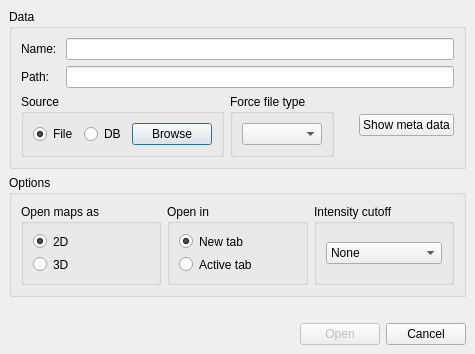
<ui version="4.0" >
 <class>OpenDialogTemplate</class>
 <widget class="QDialog" name="OpenDialogTemplate" >
  <property name="geometry" >
   <rect>
    <x>0</x>
    <y>0</y>
    <width>475</width>
    <height>354</height>
   </rect>
  </property>
  <property name="windowTitle" >
   <string>Open Spectrum</string>
  </property>
  <layout class="QVBoxLayout" >
   <property name="margin" >
    <number>9</number>
   </property>
   <property name="spacing" >
    <number>6</number>
   </property>
   <item>
    <widget class="QGroupBox" name="groupBox_6" >
     <property name="title" >
      <string>Data</string>
     </property>
     <layout class="QVBoxLayout" >
      <property name="margin" >
       <number>9</number>
      </property>
      <property name="spacing" >
       <number>6</number>
      </property>
      <item>
       <layout class="QGridLayout" >
        <property name="margin" >
         <number>0</number>
        </property>
        <property name="spacing" >
         <number>6</number>
        </property>
        <item row="0" column="0" >
         <widget class="QLabel" name="textLabel1" >
          <property name="text" >
           <string>Name: </string>
          </property>
          <property name="wordWrap" >
           <bool>false</bool>
          </property>
         </widget>
        </item>
        <item row="1" column="0" >
         <widget class="QLabel" name="textLabel2" >
          <property name="text" >
           <string>Path:</string>
          </property>
          <property name="wordWrap" >
           <bool>false</bool>
          </property>
         </widget>
        </item>
        <item row="1" column="1" >
         <widget class="QLineEdit" name="path_label" >
          <property name="alignment" >
           <set>Qt::AlignLeading</set>
          </property>
          <property name="dragEnabled" >
           <bool>false</bool>
          </property>
          <property name="readOnly" >
           <bool>true</bool>
          </property>
         </widget>
        </item>
        <item row="0" column="1" >
         <widget class="QLineEdit" name="name_label" >
          <property name="dragEnabled" >
           <bool>false</bool>
          </property>
          <property name="readOnly" >
           <bool>true</bool>
          </property>
         </widget>
        </item>
       </layout>
      </item>
      <item>
       <layout class="QHBoxLayout" >
        <property name="margin" >
         <number>0</number>
        </property>
        <property name="spacing" >
         <number>6</number>
        </property>
        <item>
         <widget class="QGroupBox" name="groupBox_4" >
          <property name="title" >
           <string>Source</string>
          </property>
          <layout class="QHBoxLayout" >
           <property name="margin" >
            <number>9</number>
           </property>
           <property name="spacing" >
            <number>6</number>
           </property>
           <item>
            <widget class="QRadioButton" name="file_radio" >
             <property name="text" >
              <string>File</string>
             </property>
             <property name="checked" >
              <bool>true</bool>
             </property>
            </widget>
           </item>
           <item>
            <widget class="QRadioButton" name="db_radio" >
             <property name="text" >
              <string>DB</string>
             </property>
            </widget>
           </item>
           <item>
            <widget class="QPushButton" name="browse_button" >
             <property name="text" >
              <string>Browse</string>
             </property>
            </widget>
           </item>
          </layout>
         </widget>
        </item>
        <item>
         <widget class="QGroupBox" name="groupBox_5" >
          <property name="title" >
           <string>Force file type</string>
          </property>
          <layout class="QVBoxLayout" >
           <property name="margin" >
            <number>9</number>
           </property>
           <property name="spacing" >
            <number>6</number>
           </property>
           <item>
            <widget class="QComboBox" name="filetypes_" />
           </item>
          </layout>
         </widget>
        </item>
        <item>
         <spacer>
          <property name="orientation" >
           <enum>Qt::Horizontal</enum>
          </property>
          <property name="sizeType" >
           <enum>QSizePolicy::Expanding</enum>
          </property>
          <property name="sizeHint" >
           <size>
            <width>71</width>
            <height>20</height>
           </size>
          </property>
         </spacer>
        </item>
        <item>
         <widget class="QPushButton" name="metadata_button" >
          <property name="text" >
           <string>Show meta data</string>
          </property>
         </widget>
        </item>
       </layout>
      </item>
     </layout>
    </widget>
   </item>
   <item>
    <widget class="QGroupBox" name="options_group_" >
     <property name="minimumSize" >
      <size>
       <width>0</width>
       <height>100</height>
      </size>
     </property>
     <property name="title" >
      <string>Options</string>
     </property>
     <layout class="QHBoxLayout" >
      <property name="margin" >
       <number>9</number>
      </property>
      <property name="spacing" >
       <number>6</number>
      </property>
      <item>
       <widget class="QGroupBox" name="groupBox" >
        <property name="title" >
         <string>Open maps as</string>
        </property>
        <layout class="QVBoxLayout" >
         <property name="margin" >
          <number>9</number>
         </property>
         <property name="spacing" >
          <number>6</number>
         </property>
         <item>
          <widget class="QRadioButton" name="d2_radio" >
           <property name="text" >
            <string>2D</string>
           </property>
           <property name="checked" >
            <bool>true</bool>
           </property>
          </widget>
         </item>
         <item>
          <widget class="QRadioButton" name="d3_radio" >
           <property name="text" >
            <string>3D</string>
           </property>
          </widget>
         </item>
        </layout>
       </widget>
      </item>
      <item>
       <widget class="QGroupBox" name="groupBox_2" >
        <property name="title" >
         <string>Open in</string>
        </property>
        <layout class="QVBoxLayout" >
         <property name="margin" >
          <number>9</number>
         </property>
         <property name="spacing" >
          <number>6</number>
         </property>
         <item>
          <widget class="QRadioButton" name="newtab_radio" >
           <property name="text" >
            <string>New tab</string>
           </property>
           <property name="checked" >
            <bool>true</bool>
           </property>
          </widget>
         </item>
         <item>
          <widget class="QRadioButton" name="activetab_radio" >
           <property name="text" >
            <string>Active tab</string>
           </property>
          </widget>
         </item>
        </layout>
       </widget>
      </item>
      <item>
       <widget class="QGroupBox" name="groupBox_3" >
        <property name="title" >
         <string>Intensity cutoff</string>
        </property>
        <layout class="QVBoxLayout" >
         <property name="margin" >
          <number>9</number>
         </property>
         <property name="spacing" >
          <number>6</number>
         </property>
         <item>
          <widget class="QComboBox" name="mower" >
           <item>
            <property name="text" >
             <string>None</string>
            </property>
           </item>
           <item>
            <property name="text" >
             <string>Noise Estimator</string>
            </property>
           </item>
          </widget>
         </item>
        </layout>
       </widget>
      </item>
     </layout>
    </widget>
   </item>
   <item>
    <spacer>
     <property name="orientation" >
      <enum>Qt::Vertical</enum>
     </property>
     <property name="sizeType" >
      <enum>QSizePolicy::MinimumExpanding</enum>
     </property>
     <property name="sizeHint" >
      <size>
       <width>41</width>
       <height>20</height>
      </size>
     </property>
    </spacer>
   </item>
   <item>
    <layout class="QHBoxLayout" >
     <property name="margin" >
      <number>0</number>
     </property>
     <property name="spacing" >
      <number>6</number>
     </property>
     <item>
      <spacer>
       <property name="orientation" >
        <enum>Qt::Horizontal</enum>
       </property>
       <property name="sizeType" >
        <enum>QSizePolicy::Expanding</enum>
       </property>
       <property name="sizeHint" >
        <size>
         <width>385</width>
         <height>20</height>
        </size>
       </property>
      </spacer>
     </item>
     <item>
      <widget class="QPushButton" name="ok_button" >
       <property name="enabled" >
        <bool>false</bool>
       </property>
       <property name="text" >
        <string>Open</string>
       </property>
      </widget>
     </item>
     <item>
      <widget class="QPushButton" name="cancel_button" >
       <property name="text" >
        <string>Cancel</string>
       </property>
      </widget>
     </item>
    </layout>
   </item>
  </layout>
 </widget>
 <layoutdefault spacing="6" margin="11" />
 <pixmapfunction>qPixmapFromMimeSource</pixmapfunction>
 <resources/>
 <connections>
  <connection>
   <sender>ok_button</sender>
   <signal>pressed()</signal>
   <receiver>OpenDialogTemplate</receiver>
   <slot>accept()</slot>
   <hints>
    <hint type="sourcelabel" >
     <x>20</x>
     <y>20</y>
    </hint>
    <hint type="destinationlabel" >
     <x>20</x>
     <y>20</y>
    </hint>
   </hints>
  </connection>
  <connection>
   <sender>cancel_button</sender>
   <signal>pressed()</signal>
   <receiver>OpenDialogTemplate</receiver>
   <slot>reject()</slot>
   <hints>
    <hint type="sourcelabel" >
     <x>20</x>
     <y>20</y>
    </hint>
    <hint type="destinationlabel" >
     <x>20</x>
     <y>20</y>
    </hint>
   </hints>
  </connection>
  <connection>
   <sender>metadata_button</sender>
   <signal>clicked()</signal>
   <receiver>OpenDialogTemplate</receiver>
   <slot>showMetadata()</slot>
   <hints>
    <hint type="sourcelabel" >
     <x>20</x>
     <y>20</y>
    </hint>
    <hint type="destinationlabel" >
     <x>20</x>
     <y>20</y>
    </hint>
   </hints>
  </connection>
 </connections>
</ui>
